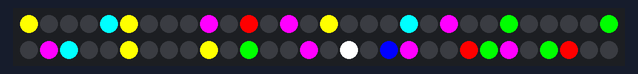
Recording of a sketch running on a simulated Arduino Uno, built with avr-gcc and run on an emulated ATmega328P. On the bench: 60 RGB LEDs in strip order, left to right, continuing on the next row. Random numbers use the default seed unless the sketch sets one.

Above: at 0.13 s.
At 7.2 s:
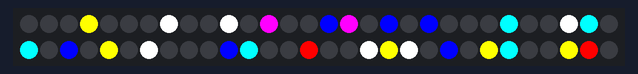
At 16.81 s:
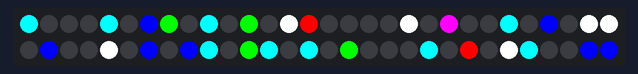
At 21.41 s:
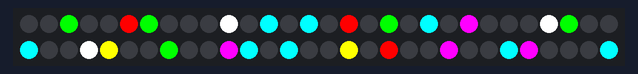
At 27.45 s:
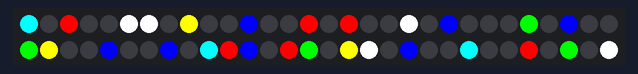
At 37.79 s:
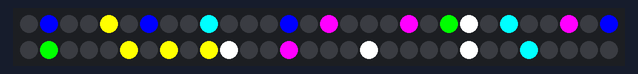

The sketch:

rgbStrip.ino
```cpp
// Adafruit_NeoPixel-master - Version: Latest
#include <Adafruit_NeoPixel.h>

/*
File:        neopixel_example.ino
Author:      Chirag Patel
Description: This sketch allows users to view some examples of what you can do with an WS2812B LED RGB LED Strip
             using the Adafruit NeoPixel library.

*/

#define PIN 2
#define NUMPIXELS 60
Adafruit_NeoPixel strip = Adafruit_NeoPixel(NUMPIXELS, PIN, NEO_GRB + NEO_KHZ800);

void setup() {
    strip.begin();
    //strip.show(); //Sets strip to blank
}

void loop() {
  /* Here are the different modes, change the number below to set the mode */
  /*    Modes                     */
  /*      1 - All blue            */
  /*      2 - All green           */
  /*      3 - All red             */
  /*      4 - Brightness ramp     */
  /*      5 - "Party Mode"        */
  /*      6 - Twinkle             */
  /*                              */
    int mode = 5;


    switch(mode) {
      case 1: {
        //Set color to blue
        for (int i = 0; i<NUMPIXELS; i++) {
          strip.setPixelColor(i, strip.Color(0,0,255));
        }
        strip.show();
        break;}
      case 2: {
        //Set color to green
        for (int i = 0; i<NUMPIXELS; i++) {
          strip.setPixelColor(i, strip.Color(0,255,0));
        }
        strip.show();
        break;}
      case 3: {
        //Set color to red
        for (int i = 0; i<NUMPIXELS; i++) {
          strip.setPixelColor(i, strip.Color(255,0,0));
        }
        strip.show();
        break;}
      case 4: {
        //Ramps brightness across strip
        int brightness = 0;
        for (int i = 0; i<NUMPIXELS; i++) {
          strip.setPixelColor(i, strip.Color(brightness,brightness,brightness));
          brightness+=2;
        }
        strip.show();
        delay(1000);
        brightness = 0;
        for (int i = 0; i<NUMPIXELS; i++) {
          strip.setPixelColor(i, strip.Color(0,brightness,brightness));
          brightness+=2;
        }
        strip.show();
        delay(1000);
        brightness = 0;
        for (int i = 0; i<NUMPIXELS; i++) {
          strip.setPixelColor(i, strip.Color(0,0,brightness));
          brightness+=2;
        }
        strip.show();
        delay(1000);
        brightness = 0;
        for (int i = 0; i<NUMPIXELS; i++) {
          strip.setPixelColor(i, strip.Color(brightness,0,0));
          brightness+=2;
        }
        strip.show();
        delay(1000);
        brightness = 0;
        for (int i = 0; i<NUMPIXELS; i++) {
          strip.setPixelColor(i, strip.Color(brightness,brightness,0));
          brightness+=2;
        }
        strip.show();
        delay(1000);
        brightness = 0;
        for (int i = 0; i<NUMPIXELS; i++) {
          strip.setPixelColor(i, strip.Color(brightness,0,brightness));
          brightness+=2;
        }
        strip.show();
        break;}
      case 5: {
        int timer = 0;
        do {
          for(int x = 0; x < NUMPIXELS; x++) {
            strip.setPixelColor(x, strip.Color(0,0,0));
            x+=random(1,5); //Change this to change how much "randomness" there is to the gap between the leds
            if (x >59) x = 0;
            strip.setPixelColor(x, strip.Color((random(0,2)*255), (random(0,2)*255), (random(0,2)*255)));
          }
          strip.show();
          delay(50);
          timer++;
        } while(timer < 5000);
        break;}
        case 6:{
        int timer = 0;
        do {
          for(int x = 0; x < NUMPIXELS; x++) {
            strip.setPixelColor(x, strip.Color(0,0,0));
            x+=random(2,5); //Change this to change how much "randomness" there is to the gap between the leds
            if (x >59) x = 0;
            int brightness = random(20,150);
            strip.setPixelColor(x, strip.Color(brightness,brightness,brightness));
          }
          strip.show();
          delay(1000);
          timer++;
        } while(timer < 5000);
        break;}
    }


}
```
